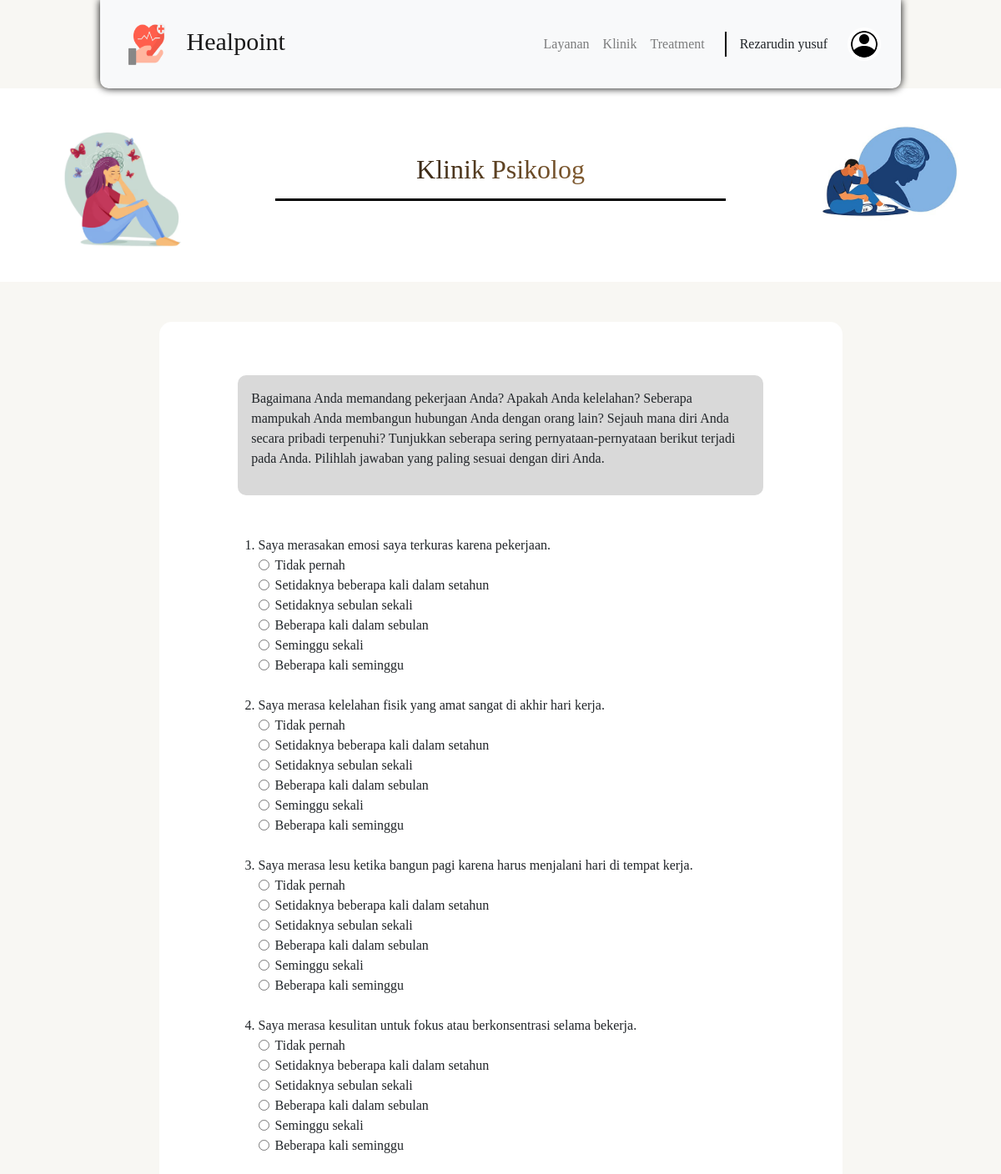
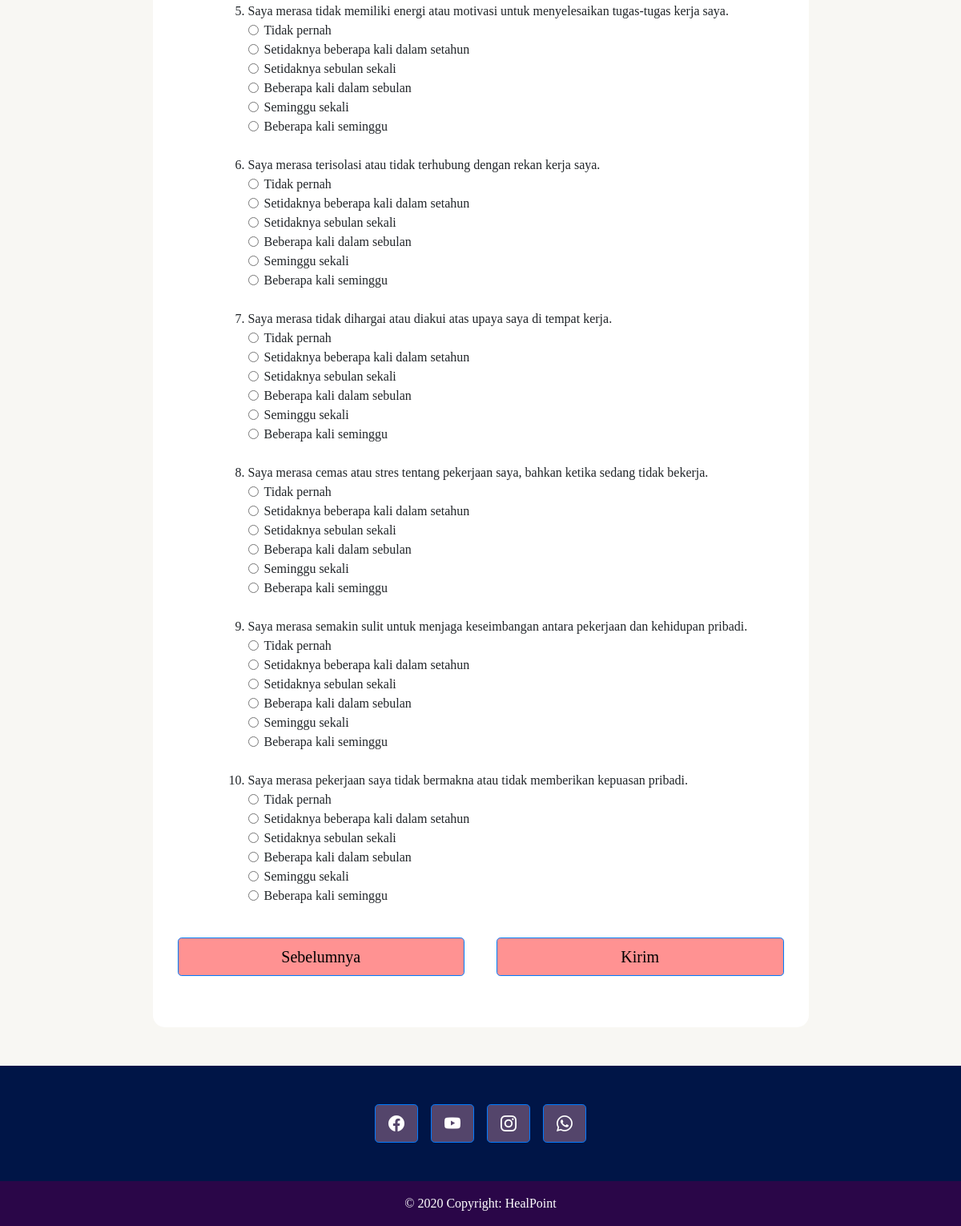
The page /quizpage.php (signed in) on the database its author committed (2 pictures, top to bottom).
### tables this page shows
CREATE TABLE `questions` (
  `id` int(11) NOT NULL,
  `question_text` text NOT NULL,
  `answer1` varchar(255) NOT NULL,
  `answer2` varchar(255) NOT NULL,
  `answer3` varchar(255) NOT NULL,
  `answer4` varchar(255) NOT NULL,
  `answer5` varchar(255) NOT NULL,
  `answer6` varchar(255) NOT NULL
);

### quizpage.php (the view, shortened to what this page needs)
<?php
include './inc/inc_header.php';
require_once './inc/inc_connection.php';
$sql = "SELECT * FROM questions";
$result = mysqli_query($koneksi, $sql);
?>
<section>
    <div class="container-fluid tag-layanan" style="background-color:white;">
        <div class="row" style="background-color: white; padding: 30px 0 20px 0;">
            <div class="col-md-3 pl-5">
                <img src="assets/layananpage.png" width="200" class="img-thumbnail"
                    style="background-color: transparent; border: none;" alt="...">
            </div>
            <div class="col-md-6">
                <div class="container container-title-klinik">
                    <h2 class="text-center mt-5"
                        style="background: linear-gradient(90deg, #000, #BB8446); -webkit-background-clip: text; -webkit-text-fill-color: transparent;">
                        Klinik Psikolog</h2>
                    <hr style=" border-width: 3px; width: 100%; background-color: #000;">
                </div>
            </div>
            <div class="col-md-3 pl-5">
                <img src="assets/layananpage1.png" width="270" style="background-color: transparent; border: none;"
                    class="img-thumbnail" alt="...">
            </div>
        </div>
    </div>
</section>
<section>
    <div class="container-fluid mb-5">
        <div class="container bg-white mt-5 p-3" style="width: 70%; border-radius: 15px;">
            <div class="container mt-5 mb-5 p-3" style="width: 80%; background-color: #D9D9D9; border-radius: 10px;">
                <p>
                    Bagaimana Anda memandang pekerjaan Anda? Apakah Anda kelelahan? Seberapa mampukah Anda membangun
                    hubungan Anda dengan orang lain? Sejauh mana diri Anda secara pribadi terpenuhi? Tunjukkan
                    seberapa sering pernyataan-pernyataan berikut terjadi pada Anda. Pilihlah jawaban yang paling
                    sesuai dengan diri Anda.
                </p>
            </div>
            <form action="process_quiz.php" method="POST">
                <div class="container container-question">
                    <ol class="ml-5">
                        <?php while ($row = mysqli_fetch_assoc($result)): ?>
                            <li>
                                <?php echo $row['question_text']; ?>
                                <div class="container box-multiple" style="display: inline;">
                                    <?php for ($i = 1; $i <= 6; $i++): ?>
                                        <div class="form-check">
                                            <input class="form-check-input" type="radio"
                                                   name="answers[<?php echo $row['id']; ?>]"
                                                   id="answer<?php echo $row['id'] . '_' . $i; ?>"
                                                   value="<?php echo $i; ?>" required>
                                            <label class="form-check-label" for="answer<?php echo $row['id'] . '_' . $i; ?>">
                                                <?php echo $row["answer$i"]; ?>
                                            </label>
                                        </div>
                                    <?php endfor; ?>
                                </div>
                            </li>
                        <?php endwhile; ?>
                    </ol>
                </div>
                <div class="container mb-5" style="justify-content: center; align-items: center; display: flex; gap: 40px;">
                    <a href="layananpage.php" type="button" class="btn btn-primary btn-lg" style="background-color: #FF9292; width: 50vh; color: black;">Sebelumnya</a>
                    <button type="submit" name="submit" class="btn btn-primary btn-lg" style="background-color: #FF9292; width: 50vh; color: #000;">Kirim</button>
                </div>
            </form>
        </div>
    </div>
</section>
<?php
    include './inc/inc_footer.php';
?>

### style.css (style rules this page uses)
*, html { font-family: Poppins; }
body { background-color: #F8F7F3; font-family: "Inria Sans", serif; overflow: -moz-scrollbars-none; -ms-overflow-style: none; scrollbar-width: none; }
.tag-layanan, .container-title-klinik { font-family: "Milonga", serif; font-size: 70px; }

### rows shown on the page
questions: question_text "Saya merasakan emosi saya terkuras karena pekerjaan.", answer1 "Tidak pernah", answer2 "Setidaknya beberapa kali dalam setahun", answer3 "Setidaknya sebulan sekali", answer4 "Beberapa kali dalam sebulan", answer5 "Seminggu sekali", answer6 "Beberapa kali seminggu"
questions: question_text "Saya merasa kelelahan fisik yang amat sangat di akhir hari kerja.", answer1 "Tidak pernah", answer2 "Setidaknya beberapa kali dalam setahun", answer3 "Setidaknya sebulan sekali", answer4 "Beberapa kali dalam sebulan", answer5 "Seminggu sekali", answer6 "Beberapa kali seminggu"
questions: question_text "Saya merasa lesu ketika bangun pagi karena harus menjalani hari di tempat kerja.", answer1 "Tidak pernah", answer2 "Setidaknya beberapa kali dalam setahun", answer3 "Setidaknya sebulan sekali", answer4 "Beberapa kali dalam sebulan", answer5 "Seminggu sekali", answer6 "Beberapa kali seminggu"
questions: question_text "Saya merasa kesulitan untuk fokus atau berkonsentrasi selama bekerja.", answer1 "Tidak pernah", answer2 "Setidaknya beberapa kali dalam setahun", answer3 "Setidaknya sebulan sekali", answer4 "Beberapa kali dalam sebulan", answer5 "Seminggu sekali", answer6 "Beberapa kali seminggu"
questions: question_text "Saya merasa tidak memiliki energi atau motivasi untuk menyelesaikan tugas-tugas kerja saya.", answer1 "Tidak pernah", answer2 "Setidaknya beberapa kali dalam setahun", answer3 "Setidaknya sebulan sekali", answer4 "Beberapa kali dalam sebulan", answer5 "Seminggu sekali", answer6 "Beberapa kali seminggu"
questions: question_text "Saya merasa terisolasi atau tidak terhubung dengan rekan kerja saya.", answer1 "Tidak pernah", answer2 "Setidaknya beberapa kali dalam setahun", answer3 "Setidaknya sebulan sekali", answer4 "Beberapa kali dalam sebulan", answer5 "Seminggu sekali", answer6 "Beberapa kali seminggu"
questions: question_text "Saya merasa tidak dihargai atau diakui atas upaya saya di tempat kerja.", answer1 "Tidak pernah", answer2 "Setidaknya beberapa kali dalam setahun", answer3 "Setidaknya sebulan sekali", answer4 "Beberapa kali dalam sebulan", answer5 "Seminggu sekali", answer6 "Beberapa kali seminggu"
questions: question_text "Saya merasa cemas atau stres tentang pekerjaan saya, bahkan ketika sedang tidak bekerja.", answer1 "Tidak pernah", answer2 "Setidaknya beberapa kali dalam setahun", answer3 "Setidaknya sebulan sekali", answer4 "Beberapa kali dalam sebulan", answer5 "Seminggu sekali", answer6 "Beberapa kali seminggu"
questions: question_text "Saya merasa semakin sulit untuk menjaga keseimbangan antara pekerjaan dan kehidupan pribadi.", answer1 "Tidak pernah", answer2 "Setidaknya beberapa kali dalam setahun", answer3 "Setidaknya sebulan sekali", answer4 "Beberapa kali dalam sebulan", answer5 "Seminggu sekali", answer6 "Beberapa kali seminggu"
questions: question_text "Saya merasa pekerjaan saya tidak bermakna atau tidak memberikan kepuasan pribadi.", answer1 "Tidak pernah", answer2 "Setidaknya beberapa kali dalam setahun", answer3 "Setidaknya sebulan sekali", answer4 "Beberapa kali dalam sebulan", answer5 "Seminggu sekali", answer6 "Beberapa kali seminggu"

### other values the page prints
$fullName "Rezarudin yusuf"
